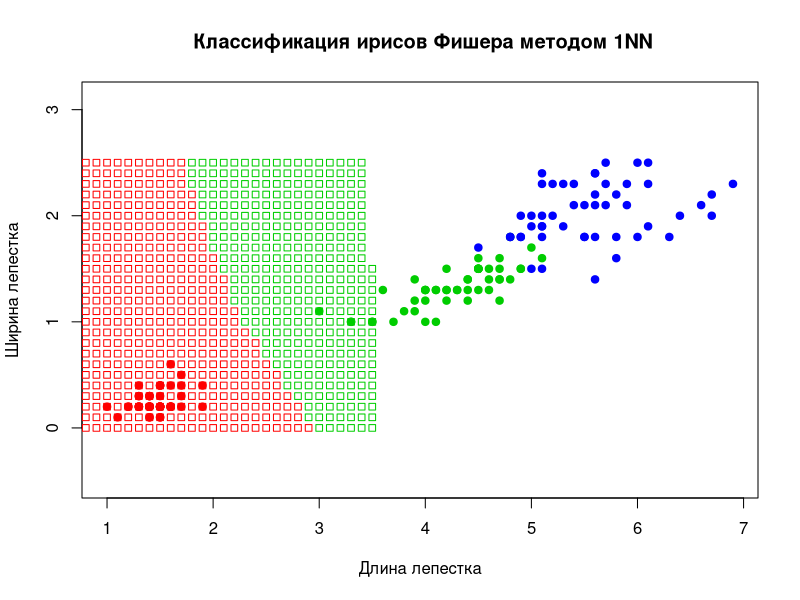

Source code (R): (Note: a time limit stopped this script after it produced the figure.)
dist = function(u, v) { #Метрика
	sqrt(sum((u - v)^2))
}

sortObj <- function(xl, z, metricFunction = dist) { 
#Сортировка объектов выборки по расстоянию до классифицируемого
	l <- dim(xl)[1]
	n <- dim(xl)[2] - 1
	distances <- rep(0, l)
	for (i in 1:l) {
		distances[i] <- c(metricFunction(xl[i, 1:n], z))
  }
	orderedXL <- xl[order(distances), ]
	return (orderedXL)
}

oneNN <- function(xl, z) #1NN
{
	orderedXL <- sortObj(xl, z);
	n <- dim(orderedXL)[2]
	class <- orderedXL[1, n]
	return (class)
}

xl <- iris[, 3:5]
colors = c("setosa" = "red", "versicolor" = "green3", "virginica" = "blue")
plot(iris[, 3:4], pch = 21, bg = colors[iris$Species], col = colors[iris$Species], main=" Классификация ирисов Фишера методом 1NN", xlab = "Длина лепестка", ylab = "Ширина лепестка", asp = 1)


for (i in seq(0, 7, 0.1)) {
  for (j in seq(0, 2.5, 0.1)) {
    z <- c(i, j)
    class <- oneNN(xl, z)
    points(z[1], z[2], pch = 22, col = colors[class])
  }
}
